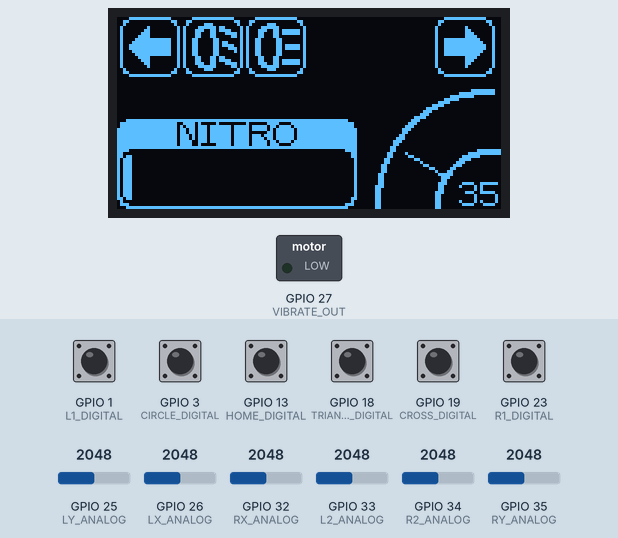
Bench run of a sketch on a simulated ESP32. Parts: 128×64 one-colour display, switched loads named in the sketch (green lamp = pin HIGH). Inputs (shaded band) come from the test bench; at power-on: GPIO 1 (L1_DIGITAL), GPIO 3 (CIRCLE_DIGITAL), GPIO 13 (HOME_DIGITAL), GPIO 18 (TRIANGLE_DIGITAL), GPIO 19 (CROSS_DIGITAL), GPIO 23 (R1_DIGITAL) HIGH, GPIO 25 (LY_ANALOG) = 2048, GPIO 26 (LX_ANALOG) = 2048, GPIO 32 (RX_ANALOG) = 2048, GPIO 33 (L2_ANALOG) = 2048, GPIO 34 (R2_ANALOG) = 2048, GPIO 35 (RY_ANALOG) = 2048. What the sketch prints to the serial monitor is not drawn.

Above: at 4.33 s.
4.7 s: GPIO 13 (HOME_DIGITAL) pulled LOW for 0.15 s
At 6.1 s:
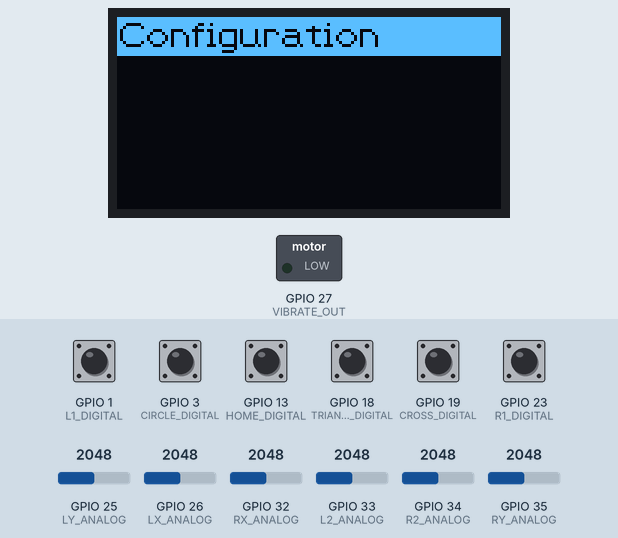
6.4 s: GPIO 13 (HOME_DIGITAL) pulled LOW for 1 s
At 8.6 s:
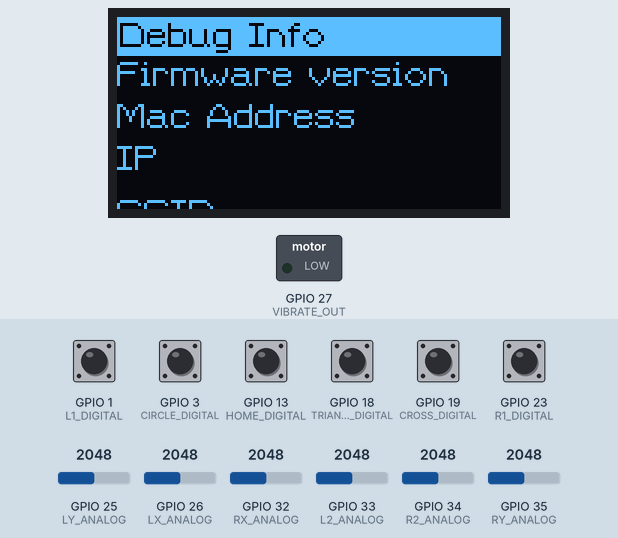
8.9 s: GPIO 13 (HOME_DIGITAL) pulled LOW for 0.15 s
At 10.5 s:
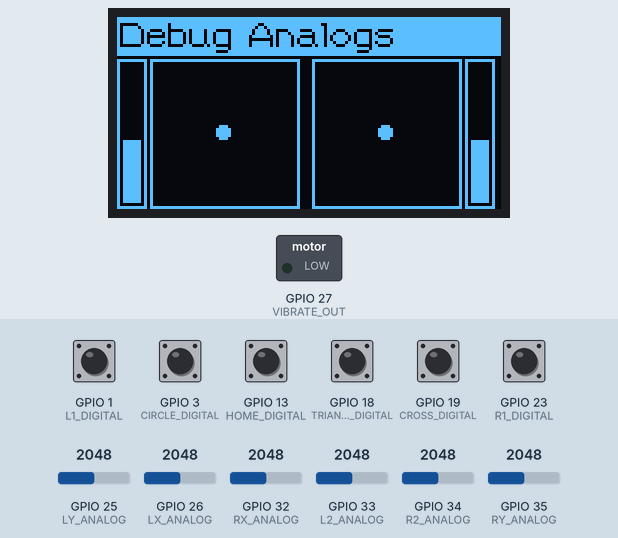
Timing chart, 0 to 12.0 s (numbered marks = the images above; inputs shaded):
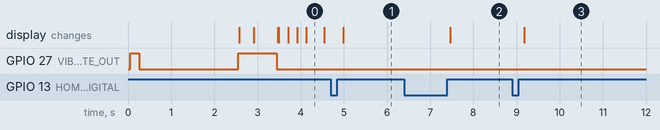

Measured:
- after the input at 4.7 s, the display: changes after 0.28 s (image 1)
- after the input at 6.4 s, the display: changes after 1.1 s (image 2)
- after the input at 8.9 s, the display: changes after 0.28 s (image 3)
- what the display in image 0 shows lasts 0.5 s, from 4.1 s to 4.6 s

The sketch:

remote.ino
```cpp
#include <SPI.h>
#include <Wire.h>
#include <Adafruit_GFX.h>
#include <Adafruit_SSD1306.h>
#include <U8g2_for_Adafruit_GFX.h>

#include "constants.h"
#include "setup.h"
#include "readInputs.h"
#include "screens.h"

void setup() {
  #if (RC_DEBUG)
    Serial.begin(57600);
  #endif

  configPins();
  configDisplay();
  splashScreen();
}

void loop() {
  readInputs();
  drawScreens();
}
```

readInputs.h
```cpp
int homeKeyHold = 0;

void homeKey() {
  if (!digitalRead(HOME_DIGITAL)) {
    delay(250);

    if (!digitalRead(HOME_DIGITAL)) {
      homeKeyHold++;

      if (homeKeyHold >= 12) {
        display.clearDisplay();
        u8g2.setCursor(0, 9);
        u8g2.print("restarting...");
        display.display();
        delay(2000);
        ESP.restart();
      }
      return;
    }

    homeKeyHold = 0;
    selectedScreen++;

    if (selectedScreen >= sizeof(screens) / sizeof(screens[0])) {
      selectedScreen = 0;
    }
  }
}

void readInputs() {
  homeKey();
}
```

screens.h
```cpp
#include "screensMainPanel.h"
#include "screensDebug.h"

void drawScreens() {
  homeKey();
  display.clearDisplay();

  if (selectedScreen > 0) {
    display.fillRect(0, 0, 128, 13, WHITE);
    u8g2.setForegroundColor(BLACK);
    u8g2.setBackgroundColor(WHITE);
    u8g2.setCursor(1, 10);
    u8g2.print(screens[selectedScreen]);
    u8g2.setForegroundColor(WHITE);
    u8g2.setBackgroundColor(BLACK);
  }

  switch(selectedScreen) {
    case 0:
      mainPanel();
      break;
    case 1:
      // TODO: configScreen();
      break;
    case 2:
      debugInfo();
      break;
    case 3:
      debugAnalogs();
      break;
    case 4:
      debugDigitals();
      break;
  }

  display.display();
}
```

screensDebug.h
```cpp
void debugInfo() {
  u8g2.setCursor(0, 14 + 9);
  u8g2.print("Firmware version");

  u8g2.setCursor(0, 28 + 9);
  u8g2.print("Mac Address");

  u8g2.setCursor(0, 42 + 9);
  u8g2.print("IP");

  u8g2.setCursor(0, 60 + 9);
  u8g2.print("SSID");
}

void debugAnalogs() {
  // TODO: usar posições relativas
  display.drawRect(0, 14, 10, 50, WHITE);  // L2 frame
  display.drawRect(11, 14, 50, 50, WHITE); // LX/LY frame
  display.drawRect(65, 14, 50, 50, WHITE); // RX/RY frame
  display.drawRect(116, 14, 10, 50, WHITE); // R2 frame

  const int lx = map(analogRead(LX_ANALOG), 0, 4095, 13, 58);
  const int ly = map(analogRead(LY_ANALOG), 0, 4095, 16, 61);
  const int l2 = map(analogRead(L2_ANALOG), 0, 4095, 0, 50);

  const int rx = map(analogRead(RX_ANALOG), 0, 4095, 67, 112);
  const int ry = map(analogRead(RY_ANALOG), 0, 4095, 16, 61);
  const int r2 = map(analogRead(R2_ANALOG), 0, 4095, 0, 50);

  display.fillCircle(lx, ly, 2, WHITE);
  display.fillCircle(rx, ry, 2, WHITE);

  display.fillRect(2, 16 + l2, 6, 46 - l2, WHITE);
  display.fillRect(118, 16 + r2, 6, 46 - r2, WHITE);
}

void debugDigitals() {
  const int select = digitalRead(SELECT_DIGITAL);
  const int start = digitalRead(START_DIGITAL);

  const int up = digitalRead(UP_DIGITAL);
  const int down = digitalRead(DOWN_DIGITAL);
  const int left = digitalRead(LEFT_DIGITAL);
  const int right = digitalRead(RIGHT_DIGITAL);

  const int square = digitalRead(SQUARE_DIGITAL);
  const int triangle = digitalRead(TRIANGLE_DIGITAL);
  const int cross = digitalRead(CROSS_DIGITAL);
  const int circle = digitalRead(CIRCLE_DIGITAL);

  const int l1 = digitalRead(L1_DIGITAL);
  const int r1 = digitalRead(R1_DIGITAL);

  const int circleRadius = 7;
  const int circleSpacing = 5;

  const int rectW = 20;
  const int rectH = 10;

  int areaW = 50;
  int areaH = 50;

  /////////////////////////////////////

  int baseX = 0;
  int baseY = 14;

  int middleX = areaW / 2 + baseX - 1;
  int middleY = areaH / 2 + baseY - 1;

  if (up) display.drawCircle(middleX, middleY - circleRadius - circleSpacing, circleRadius, WHITE);
  else display.fillCircle(middleX, middleY - circleRadius - circleSpacing, circleRadius, WHITE);
  if (right) display.drawCircle(middleX + circleRadius + circleSpacing, middleY, circleRadius, WHITE);
  else display.fillCircle(middleX + circleRadius + circleSpacing, middleY, circleRadius, WHITE);
  if (down) display.drawCircle(middleX, middleY + circleRadius + circleSpacing, circleRadius, WHITE);
  else display.fillCircle(middleX, middleY + circleRadius + circleSpacing, circleRadius, WHITE);
  if (left) display.drawCircle(middleX - circleRadius - circleSpacing, middleY, circleRadius, WHITE);
  else display.fillCircle(middleX - circleRadius - circleSpacing, middleY, circleRadius, WHITE);

  if (l1) display.drawRoundRect(baseX + areaW - (rectW / 2) - 1, baseY, rectW, rectH, 5, WHITE);
  else display.fillRoundRect(baseX + areaW - (rectW / 2) - 1, baseY, rectW, rectH, 5, WHITE);

  if (select) display.drawRoundRect(baseX + areaW - (rectW / 2) - 1, baseY + areaH - rectH, rectW, rectH, 5, WHITE);
  else display.fillRoundRect(baseX + areaW - (rectW / 2) - 1, baseY + areaH - rectH, rectW, rectH, 5, WHITE);

  /////////////////////////////////////

  baseX = 128 - areaW;
  baseY = 14;

  middleX = areaW / 2 + baseX - 1;
  middleY = areaH / 2 + baseY - 1;

  if (triangle) display.drawCircle(middleX, middleY - circleRadius - circleSpacing, circleRadius, WHITE);
  else display.fillCircle(middleX, middleY - circleRadius - circleSpacing, circleRadius, WHITE);
  if (circle) display.drawCircle(middleX + circleRadius + circleSpacing, middleY, circleRadius, WHITE);
  else display.fillCircle(middleX + circleRadius + circleSpacing, middleY, circleRadius, WHITE);
  if (cross) display.drawCircle(middleX, middleY + circleRadius + circleSpacing, circleRadius, WHITE);
  else display.fillCircle(middleX, middleY + circleRadius + circleSpacing, circleRadius, WHITE);
  if (square) display.drawCircle(middleX - circleRadius - circleSpacing, middleY, circleRadius, WHITE);
  else display.fillCircle(middleX - circleRadius - circleSpacing, middleY, circleRadius, WHITE);

  if (r1) display.drawRoundRect(baseX - (rectW / 2) + 1, baseY, rectW, rectH, 5, WHITE);
  else display.fillRoundRect(baseX - (rectW / 2) + 1, baseY, rectW, rectH, 5, WHITE);

  if (start) display.drawRoundRect(baseX - (rectW / 2) + 1, baseY + areaH - rectH, rectW, rectH, 5, WHITE);
  else display.fillRoundRect(baseX - (rectW / 2) + 1, baseY + areaH - rectH, rectW, rectH, 5, WHITE);
}
```

screensMainPanel.h
```cpp
#define BORDER_RADIUS 4
#define BTN_DEBOUNCE_DELAY 250
#define ARROW_ANIMATION_TIME 500

#define SPEED_MAX 100
#define SPEED_MAX_WITHOUT_NITRO 70
#define SPEED_DANGER 90
int speed = 0;

#define NITRO_RECHARGE_TIME 20000
#define NITRO_USE_TIME 5000
boolean usingNitro = false;
int nitro = 0;

int headlightsMode = 0; // 0 | 1 | 2

int arrowsMode = 0; // 0 | 1 | 2 | 3

void drawFrame(int x, int y, boolean inverse) {
  if (inverse) {
    display.fillRoundRect(x, y, 20, 20, BORDER_RADIUS, WHITE);
  } else {
    display.drawRoundRect(x, y, 20, 20, BORDER_RADIUS, WHITE);
  }
}

//////////////////////////////////////////////////////////////

void gauge() {
  int angle = map(speed, 0, SPEED_MAX, 135, 181);
  if (angle >= 181) {
    angle = 0;
  }

  int xCenter = 128 - 4;
  int yCenter = 64 - 2;

  int arc = 32;

  display.fillCircle(xCenter, yCenter, arc + 6, WHITE);
  display.fillCircle(xCenter, yCenter, arc + 4, BLACK);
  display.fillRect(126, 24, 2, 22, BLACK);

  float x1 = sin(2 * angle * 2 * 3.14 / 360);
  float y1 = cos(2 * angle * 2 * 3.14 / 360);
  display.drawLine(xCenter, yCenter, xCenter + arc * x1, yCenter - arc * y1, WHITE);

  display.fillCircle(xCenter, yCenter, arc - 14, WHITE);
  if (speed < SPEED_DANGER) {
    display.fillCircle(xCenter, yCenter, arc - 16, BLACK);
  }

  int xLabel = 128 - 8;
  if (speed > 99) xLabel = 128 - 20;
  else if (speed > 9) xLabel = 128 - 14;

  u8g2.setForegroundColor(speed >= SPEED_DANGER ? BLACK : WHITE);
  u8g2.setBackgroundColor(speed >= SPEED_DANGER ? WHITE : BLACK);
  u8g2.setCursor(xLabel, 63);
  u8g2.print(speed);
  u8g2.setForegroundColor(WHITE);
  u8g2.setBackgroundColor(BLACK);
}

void arrow(int x, int y, boolean inverse, boolean flipped){
  int color = WHITE;
  if (inverse) color = BLACK;

  drawFrame(x, y, inverse);

  if (flipped) {
    display.fillTriangle(x + 16, y +  9, x + 10, y +  3, x + 10, y +  9, color);
    display.fillTriangle(x + 16, y + 10, x + 10, y + 16, x + 10, y + 10, color);
    display.fillRect(x + 3, y + 7, 7, 6, color);
  } else {
    display.fillTriangle(x + 3, y +  9, x + 9, y +  3, x + 9, y +  9, color);
    display.fillTriangle(x + 3, y + 10, x + 9, y + 16, x + 9, y + 10, color);
    display.fillRect(x + 10, y + 7, 7, 6, color);
  }

}

void leftArrow(int x, int y, boolean inverse) {
  arrow(x, y, inverse, false);
}

void rightArrow(int x, int y, boolean inverse) {
  arrow(x, y, inverse, true);
}

void headlight(int x, int y, boolean inverse, boolean high) {
  int color = WHITE;
  if (inverse) color = BLACK;

  drawFrame(x, y, inverse);

  display.fillRect(x +  3, y +  7, 2, 6, color);
  display.fillRect(x +  4, y +  4, 2, 3, color);
  display.fillRect(x +  4, y + 13, 2, 3, color);
  display.fillRect(x +  5, y +  3, 2, 2, color);
  display.fillRect(x +  5, y + 15, 2, 2, color);
  display.fillRect(x +  7, y +  2, 3, 2, color);
  display.fillRect(x +  7, y + 16, 3, 2, color);
  display.fillRect(x +  9, y +  3, 2, 4, color);
  display.fillRect(x +  9, y + 13, 2, 4, color);
  display.fillRect(x + 10, y +  7, 2, 6, color);

  if (high) {
    display.fillRect(x + 12, y +  4, 6, 2, color);
    display.fillRect(x + 13, y +  9, 5, 2, color);
    display.fillRect(x + 12, y + 14, 6, 2, color);
  } else {
    display.drawLine(x + 12, y +  3, x + 17, y +  5, color);
    display.drawLine(x + 12, y +  4, x + 17, y +  6, color);
    display.drawLine(x + 13, y +  8, x + 17, y + 10, color);
    display.drawLine(x + 13, y +  9, x + 17, y + 11, color);
    display.drawLine(x + 12, y + 13, x + 17, y + 15, color);
    display.drawLine(x + 12, y + 14, x + 17, y + 16, color);
  }
}

void headlightNormal(int x, int y, boolean inverse) {
  headlight(x, y, inverse, false);
}

void headlightHigh(int x, int y, boolean inverse) {
  headlight(x, y, inverse, true);
}

void music(int x, int y, boolean inverse) {
  int color = WHITE;
  if (inverse) color = BLACK;

  drawFrame(x, y, inverse);

  display.fillRect(x +  5, y + 12, 4,  2, color);
  display.fillRect(x +  4, y + 13, 2,  2, color);
  display.fillRect(x +  5, y + 15, 5,  1, color);
  display.fillRect(x +  9, y +  4, 2, 11, color);
  display.fillRect(x + 13, y +  6, 3,  2, color);

  display.drawFastHLine(x +  5, y + 15, 5, color);
  display.drawFastHLine(x +  8, y + 14, 1, color);
  display.drawFastVLine(x + 11, y +  4, 2, color);
  display.drawFastVLine(x + 12, y +  5, 2, color);
  display.drawFastVLine(x + 16, y +  5, 2, color);

  if (!inverse) {
    display.drawLine(x + 5, y + 5, x + 15, y + 15, color);
    display.drawLine(x + 5, y + 6, x + 15, y + 16, color);
  }
}

void siren(int x, int y) {
  drawFrame(x, y, true);

  display.fillRect(x + 4, y + 16, 12,  2, BLACK);
  display.fillRect(x + 4, y + 11, 12,  4, BLACK);
  display.fillRect(x + 7, y +  8,  9,  3, BLACK);
  display.fillRect(x + 4, y +  8,  2,  3, BLACK);

  display.drawFastHLine(x + 6, y + 15, 8, BLACK);
  display.drawFastHLine(x + 8, y +  7, 7, BLACK);
  display.drawFastHLine(x + 6, y +  6, 8, BLACK);
  display.drawFastHLine(x + 7, y +  5, 6, BLACK);
  display.drawFastHLine(x + 5, y +  7, 2, BLACK);

  display.drawLine(x +  2, y + 2, x +  4, y + 4, BLACK);
  display.drawLine(x +  7, y + 1, x +  8, y + 3, BLACK);
  display.drawLine(x + 12, y + 1, x + 11, y + 3, BLACK);
  display.drawLine(x + 17, y + 2, x + 15, y + 4, BLACK);
}

void unknownByNow(int x, int y, boolean inverse) {
  drawFrame(x, y, inverse);
}

void drawNitro(int x, int y, int w, int h) {
  const int fillNitro = map(nitro, 0, 100, 0, w - 4);
  const int textW = 40;

  const int spacing = BORDER_RADIUS / 2;

  display.fillRoundRect(x, y, w, h, BORDER_RADIUS, WHITE);
  display.fillRoundRect(x + 1, y + 10, w - 2, h - 11, BORDER_RADIUS, BLACK);

  u8g2.setForegroundColor(BLACK);
  u8g2.setBackgroundColor(WHITE);
  u8g2.setCursor(x + ((w - textW) / 2), y + 8 + 1);
  u8g2.print("NITRO");
  u8g2.setForegroundColor(WHITE);
  u8g2.setBackgroundColor(BLACK);

  display.fillRoundRect(x + 2, y + 11, fillNitro, h - 13, BORDER_RADIUS, WHITE);
  display.drawRoundRect(x + 1, y + 10, w - 2, h - 11, BORDER_RADIUS, BLACK);

  display.drawRoundRect(x - 1, y - 1, w + 2, h + 2, BORDER_RADIUS, BLACK);
}

unsigned long lastNitroMillis = 0;

void decreaseNitro() {
  if (nitro <= 0) {
    nitro = 0;
    return;
  }

  if (millis() - lastNitroMillis > NITRO_USE_TIME / 100) {
    nitro--;
    lastNitroMillis = millis();
  }
}

void increaseNitro() {
  if (nitro >= 100) {
    nitro = 100;
    return;
  }

  if (millis() - lastNitroMillis > NITRO_RECHARGE_TIME / 100) {
    nitro++;
    lastNitroMillis = millis();
  }
}

void handleNitro() {
  usingNitro = false;

  if (!digitalRead(btnNitro)) {
    decreaseNitro();
    if (nitro > 0) {
      usingNitro = true;
    }
  } else if (nitro < 100) {
    increaseNitro();
  }
}

void handleVibrate() {
  boolean vibrate = false;
  if (usingNitro) {
    vibrate = true;
  }

  // outras coisas que ativam a vibração

  digitalWrite(VIBRATE_OUT, vibrate ? HIGH : LOW);
}

void handleSpeed() {
  // TODO: se ficar segurando o acelerador, incrementar a velocidade aos poucos
  speed = map(analogRead(RX_ANALOG), 0, 4095, 0, usingNitro ? SPEED_MAX : SPEED_MAX_WITHOUT_NITRO);
}

unsigned long btnHeadlightsMillis = 0;

void handleHeadlights() {
  const int button = digitalRead(btnHeadlights);
  if (!button && (millis() - btnHeadlightsMillis) > BTN_DEBOUNCE_DELAY) {
    headlightsMode++;
    if (headlightsMode > 2) {
      headlightsMode = 0;
    }

    btnHeadlightsMillis = millis();
  }
}

unsigned long btnAlertArrowMillis = 0;
unsigned long btnLeftArrowMillis = 0;
unsigned long btnRightArrowMillis = 0;

void handleArrows() {
  const int buttonAlert = digitalRead(btnAlertArrow);
  const int buttonLeft = digitalRead(btnLeftArrow);
  const int buttonRight = digitalRead(btnRightArrow);

  Serial.print("arrowsMode: ");
  Serial.println(arrowsMode);

  if (!buttonAlert && (millis() - btnAlertArrowMillis) > BTN_DEBOUNCE_DELAY) {
    arrowsMode = arrowsMode == 3 ? 0 : 3;
    btnAlertArrowMillis = millis();
  }

  if (!buttonLeft && (millis() - btnLeftArrowMillis) > BTN_DEBOUNCE_DELAY) {
    arrowsMode = arrowsMode == 1 ? 0 : 1;
    btnLeftArrowMillis = millis();
  }

  if (!buttonRight && (millis() - btnRightArrowMillis) > BTN_DEBOUNCE_DELAY) {
    arrowsMode = arrowsMode == 2 ? 0 : 2;
    btnRightArrowMillis = millis();
  }
}

void actions() {
  handleNitro();
  handleVibrate();
  handleSpeed();
  handleHeadlights();
  handleArrows();
}

unsigned long stateLeftArrowMillis = 0;
boolean stateLeftArrow = false;
boolean animateLeftArrowState() {
  const boolean active = arrowsMode == 1 || arrowsMode == 3;
  if (!active) return false;

  if (millis() - stateLeftArrowMillis > ARROW_ANIMATION_TIME) {
    stateLeftArrow = !stateLeftArrow;
    stateLeftArrowMillis = millis();
  }

  return stateLeftArrow;
};

unsigned long stateRightArrowMillis = 0;
boolean stateRightArrow = false;
boolean animateRightArrowState() {
  const boolean active = arrowsMode == 2 || arrowsMode == 3;
  if (!active) return false;

  if (millis() - stateRightArrowMillis > ARROW_ANIMATION_TIME) {
    stateRightArrow = !stateRightArrow;
    stateRightArrowMillis = millis();
  }

  return stateRightArrow;
};

void visual() {
  const boolean state = false;

  leftArrow(1, 0, animateLeftArrowState());

  headlightNormal(22, 0, headlightsMode >= 1);
  headlightHigh(43, 0, headlightsMode == 2);

  // if (false) {
  //   siren(64, 0);
  // } else {
  //   music(64, 0, state);
  // }

  // unknownByNow(85, 0, state); // TODO: botar algo util
  rightArrow(106, 0, animateRightArrowState());

  drawNitro(0, 64 - 30, 80, 30);
  gauge();
}

void mainPanel() {
  // sendData();
  actions();
  visual();
}
```

setup.h
```cpp
void configPins() {
  pinMode(HOME_DIGITAL, INPUT_PULLUP);

  pinMode(SELECT_DIGITAL, INPUT_PULLUP);
  pinMode(START_DIGITAL, INPUT_PULLUP);

  pinMode(UP_DIGITAL, INPUT_PULLUP);
  pinMode(DOWN_DIGITAL, INPUT_PULLUP);
  pinMode(LEFT_DIGITAL, INPUT_PULLUP);
  pinMode(RIGHT_DIGITAL, INPUT_PULLUP);

  pinMode(SQUARE_DIGITAL, INPUT_PULLUP);
  pinMode(TRIANGLE_DIGITAL, INPUT_PULLUP);
  pinMode(CROSS_DIGITAL, INPUT_PULLUP);
  pinMode(CIRCLE_DIGITAL, INPUT_PULLUP);

  pinMode(L1_DIGITAL, INPUT_PULLUP);
  pinMode(R1_DIGITAL, INPUT_PULLUP);

  pinMode(LX_ANALOG, INPUT);
  pinMode(LY_ANALOG, INPUT);
  pinMode(RX_ANALOG, INPUT);
  pinMode(RY_ANALOG, INPUT);
  pinMode(L2_ANALOG, INPUT);
  pinMode(R2_ANALOG, INPUT);

  pinMode(VIBRATE_OUT, OUTPUT);
}

void configDisplay() {
  if(!display.begin(SSD1306_SWITCHCAPVCC, 0x3C)) {
    for(;;);
  }

  display.clearDisplay();
  display.setRotation(2);

  u8g2.begin(display);
  u8g2.setFont(u8g2_font_bitcasual_tf);  // select u8g2 font from here: https://github.com/olikraus/u8g2/wiki/fntlistall
  u8g2.setForegroundColor(WHITE);
}

void splashScreen() {
  if (!digitalRead(HOME_DIGITAL)) {
    display.display();
    delay(250);
    return;
  }


  display.drawBitmap(0, 0, splashScreenImage, 128, 64, WHITE);
  display.display();
  digitalWrite(VIBRATE_OUT, HIGH);
  delay(200);
  digitalWrite(VIBRATE_OUT, LOW);
  delay(2300);

  digitalWrite(VIBRATE_OUT, HIGH);
  for (int i = 1; i <= 64; i*=2) {
    display.fillCircle(16, 32, i, WHITE);
    display.fillCircle(128 - 16, 32, i, WHITE);
    display.display();
    delay(30);
  }
  delay(500);
  digitalWrite(VIBRATE_OUT, LOW);
  display.clearDisplay();
  display.display();
}
```

Source omitted: constants.h (data table, 7355 bytes)
